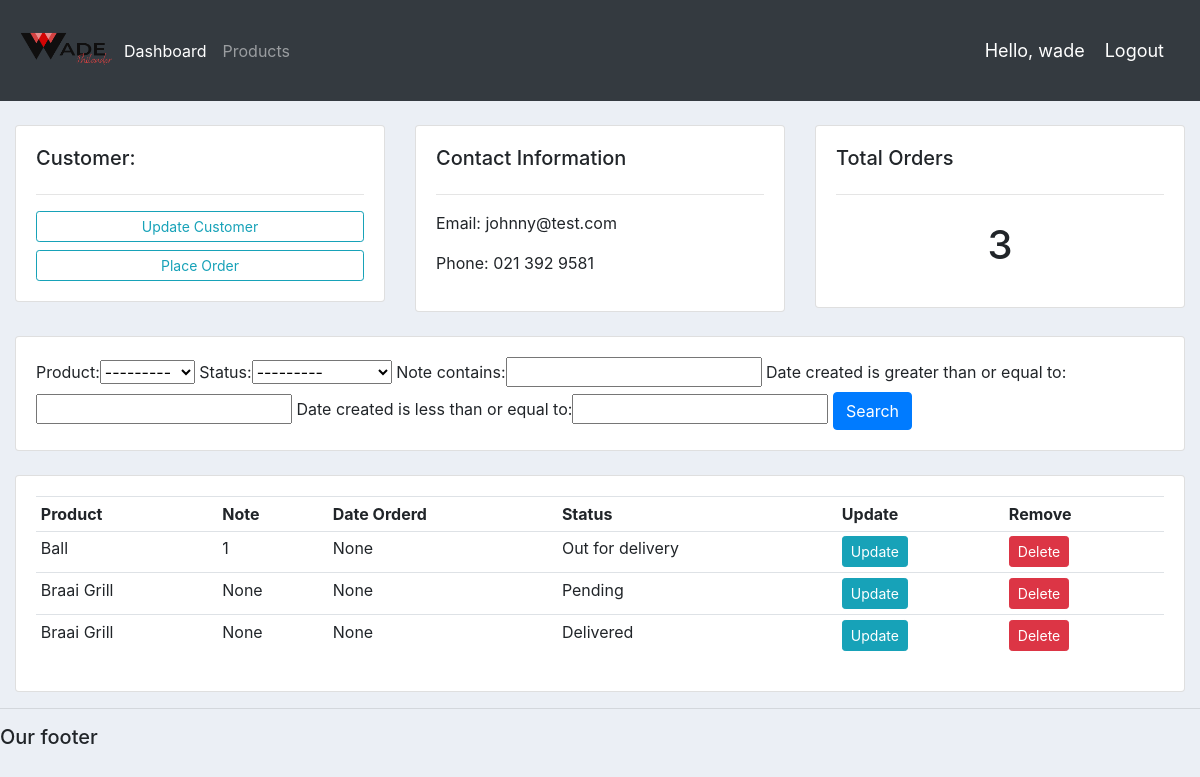
/customer/1/ (signed in), run on an earlier commit of the app's database.
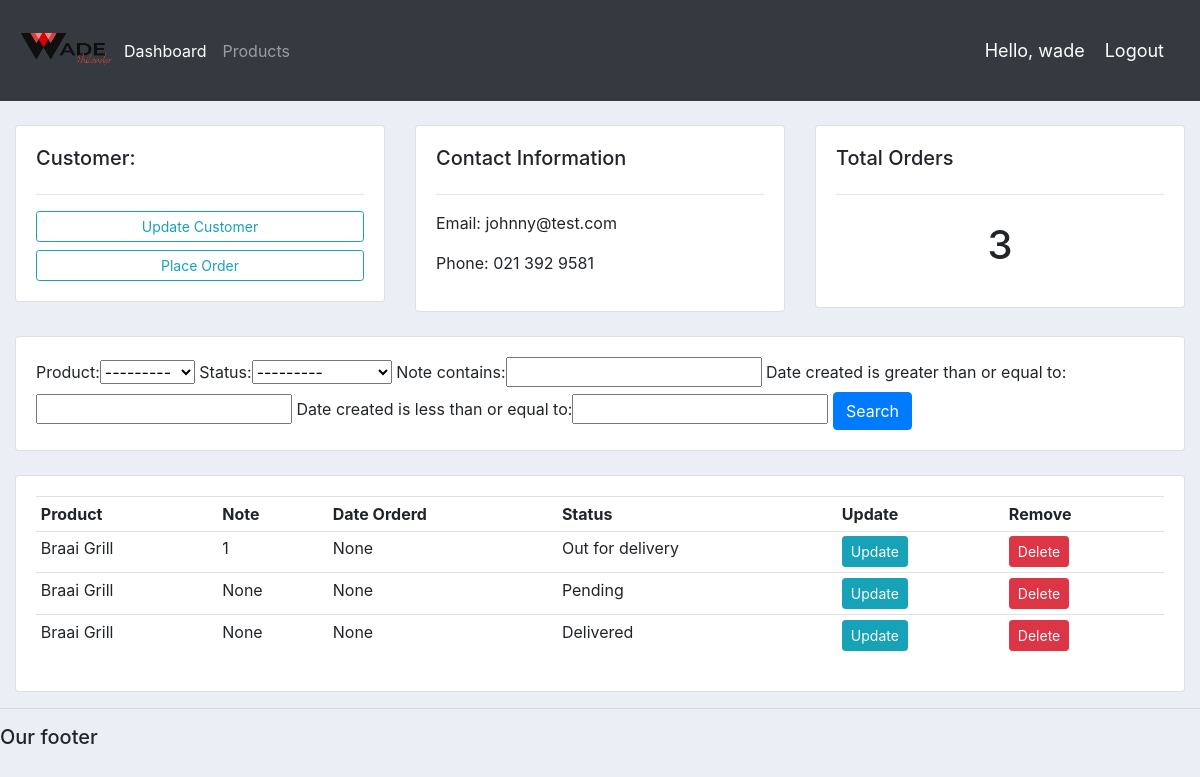
And on a later commit of the database.
### accounts/models.py (models this page shows, shortened)
class Order(models.Model):
	STATUS = (
			('Pending', 'Pending'),
			('Out for delivery', 'Out for delivery'),
			('Delivered', 'Delivered'),
			)
	customer = models.ForeignKey(Customer, null=True, on_delete= models.SET_NULL)
	product = models.ForeignKey(Product, null=True, on_delete= models.SET_NULL)
	date_created = models.DateTimeField(auto_now_add=True, null=True)
	status = models.CharField(max_length=200, null=True, choices=STATUS)
	note = models.CharField(max_length=1000, null=True)

class Product(models.Model):
	CATEGORY = (
			('Indoor', 'Indoor'),
			('Out Door', 'Out Door'),
			)
	name = models.CharField(max_length=200, null=True)
	price = models.FloatField(null=True)
	category = models.CharField(max_length=200, null=True, choices=CATEGORY)
	description = models.CharField(max_length=200, null=True, blank=True)
	date_created = models.DateTimeField(auto_now_add=True, null=True)
	tags = models.ManyToManyField(Tag)
	def __str__(self):
		return self.name

### accounts/decorators.py (the view)
		def wrapper_func(request, *args, **kwargs):
			group = None
			if request.user.groups.exists():
				group = request.user.groups.all()[0].name
				if group in allowed_roles:
					return view_func(request, *args, **kwargs)
				else:
					return HttpResponse('You are not authorized to view this page')
			else:
				return HttpResponse(' nope, error here!')

### accounts/views.py (called while the page is built)
@login_required(login_url='login')
@allowed_users(allowed_roles=['admin'])
def customer(request, pk_test):
    customer = Customer.objects.get(id=pk_test)
    orders = customer.order_set.all()
    order_count = orders.count()
    myFilter = OrderFilter(request.GET, queryset=orders)
    orders = myFilter.qs
    context = {'customer': customer, 'orders':orders, 'order_count':order_count,
               'myFilter':myFilter}
    return render(request, 'accounts/customer.html', context)

### accounts/templates/accounts/customer.html
{%  extends 'accounts/main.html' %}
{% block content %}
	<br>
<div class="row">
	<div class="col-md">
		<div class="card card-body">
			<h5>Customer:</h5>
			<hr>
			<a class="btn btn-outline-info  btn-sm btn-block" href="">Update Customer</a>
			<a class="btn btn-outline-info  btn-sm btn-block" href="{% url 'create_order' customer.id %}">Place Order</a>
		</div>
	</div>
	<div class="col-md">
		<div class="card card-body">
			<h5>Contact Information</h5>
			<hr>
			<p>Email: {{customer.email}}</p>
			<p>Phone: {{customer.phone}}</p>
		</div>
	</div>
	<div class="col-md">
		<div class="card card-body">
			<h5>Total Orders</h5>
			<hr>
			<h1 style="text-align: center;padding: 10px">{{order_count}}</h1>
		</div>
	</div>
</div>
<br>
<div class="row">
	<div class="col">
		<div class="card card-body">
			<form method="get">
				{{myFilter.form}}
		    <button class="btn btn-primary" type="submit">Search</button>
		  </form>
		</div>
	</div>
</div>
<br>
<div class="row">
	<div class="col-md">
		<div class="card card-body">
			<table class="table table-sm">
				<tr>
					<th>Product</th>
					<th>Note</th>
					<th>Date Orderd</th>
					<th>Status</th>
					<th>Update</th>
					<th>Remove</th>
				</tr>
				{% for order in orders %}
				<tr>
					<td>{{order.product}}</td>
					<td>{{order.note}}</td>
					<td>{{order.date_created}}</td>
					<td>{{order.status}}</td>
					<td><a class="btn btn-sm btn-info" href="{% url 'update_order' order.id %}">Update</a></td>
					<td><a class="btn btn-sm btn-danger" href="{% url 'delete_order' order.id %}">Delete</a></td>
				</tr>
				{% endfor %}
			</table>
		</div>
	</div>
</div>
{% endblock %}

What changed in the data, as far as the page shows it:
changed Order "Out for delivery": product "Ball" → "Braai Grill"
